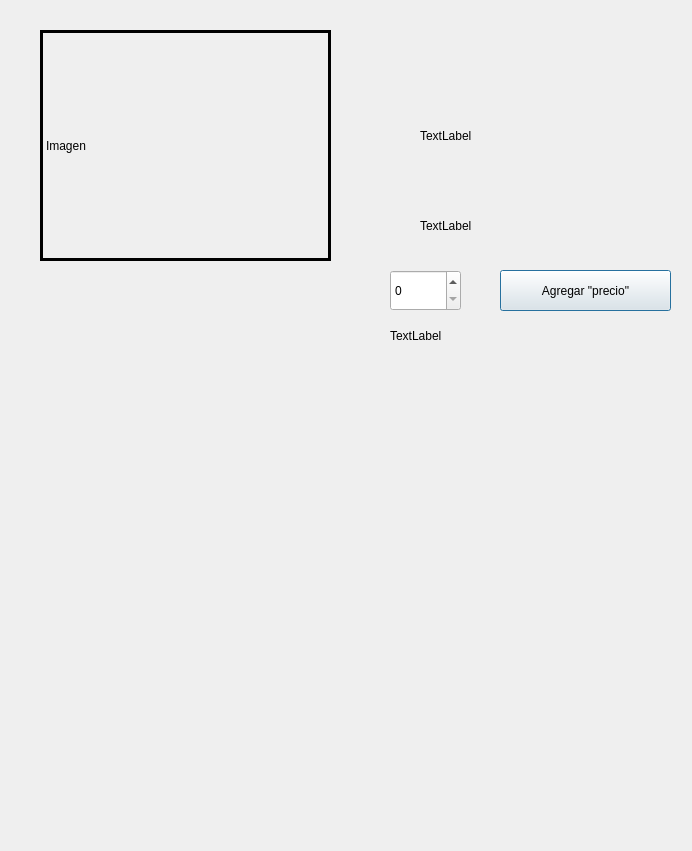
<?xml version="1.0" encoding="UTF-8"?>
<ui version="4.0">
 <class>ventana2</class>
 <widget class="QDialog" name="ventana2">
  <property name="geometry">
   <rect>
    <x>0</x>
    <y>0</y>
    <width>692</width>
    <height>851</height>
   </rect>
  </property>
  <property name="windowTitle">
   <string>Dialog</string>
  </property>
  <widget class="QLabel" name="label">
   <property name="geometry">
    <rect>
     <x>40</x>
     <y>30</y>
     <width>291</width>
     <height>231</height>
    </rect>
   </property>
   <property name="styleSheet">
    <string notr="true">border: 3px solid black;
</string>
   </property>
   <property name="text">
    <string>Imagen</string>
   </property>
  </widget>
  <widget class="QLabel" name="label_2">
   <property name="geometry">
    <rect>
     <x>420</x>
     <y>40</y>
     <width>201</width>
     <height>191</height>
    </rect>
   </property>
   <property name="text">
    <string>TextLabel</string>
   </property>
  </widget>
  <widget class="QLabel" name="label_3">
   <property name="geometry">
    <rect>
     <x>420</x>
     <y>200</y>
     <width>251</width>
     <height>51</height>
    </rect>
   </property>
   <property name="text">
    <string>TextLabel</string>
   </property>
  </widget>
  <widget class="QPushButton" name="pushButton">
   <property name="geometry">
    <rect>
     <x>500</x>
     <y>270</y>
     <width>171</width>
     <height>41</height>
    </rect>
   </property>
   <property name="text">
    <string>Agregar &quot;precio&quot;</string>
   </property>
  </widget>
  <widget class="QSpinBox" name="spinBox">
   <property name="geometry">
    <rect>
     <x>390</x>
     <y>270</y>
     <width>71</width>
     <height>41</height>
    </rect>
   </property>
   <property name="prefix">
    <string/>
   </property>
   <property name="maximum">
    <number>99</number>
   </property>
  </widget>
  <widget class="QLabel" name="label_4">
   <property name="geometry">
    <rect>
     <x>390</x>
     <y>320</y>
     <width>281</width>
     <height>31</height>
    </rect>
   </property>
   <property name="text">
    <string>TextLabel</string>
   </property>
  </widget>
 </widget>
 <resources/>
 <connections/>
</ui>
